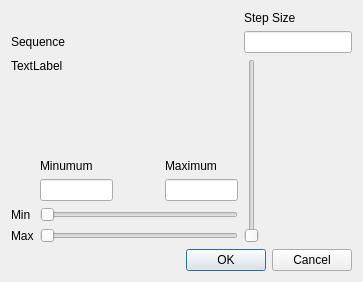
<?xml version="1.0" encoding="UTF-8"?>
<ui version="4.0">
 <class>RangeStepDlg</class>
 <widget class="QDialog" name="RangeStepDlg">
  <property name="geometry">
   <rect>
    <x>0</x>
    <y>0</y>
    <width>363</width>
    <height>282</height>
   </rect>
  </property>
  <property name="windowTitle">
   <string>Range Selection</string>
  </property>
  <layout class="QGridLayout" name="gridLayout">
   <item row="3" column="0" colspan="4">
    <widget class="QLabel" name="sequence">
     <property name="sizePolicy">
      <sizepolicy hsizetype="Preferred" vsizetype="Expanding">
       <horstretch>0</horstretch>
       <verstretch>0</verstretch>
      </sizepolicy>
     </property>
     <property name="text">
      <string>TextLabel</string>
     </property>
     <property name="alignment">
      <set>Qt::AlignLeading|Qt::AlignLeft|Qt::AlignTop</set>
     </property>
     <property name="wordWrap">
      <bool>true</bool>
     </property>
    </widget>
   </item>
   <item row="3" column="4" rowspan="5">
    <widget class="QSlider" name="stepSlider">
     <property name="orientation">
      <enum>Qt::Vertical</enum>
     </property>
    </widget>
   </item>
   <item row="4" column="1">
    <widget class="QLabel" name="label_2">
     <property name="text">
      <string>Minumum</string>
     </property>
    </widget>
   </item>
   <item row="4" column="3">
    <widget class="QLabel" name="label_3">
     <property name="text">
      <string>Maximum</string>
     </property>
    </widget>
   </item>
   <item row="5" column="1">
    <widget class="QLineEdit" name="min">
     <property name="sizePolicy">
      <sizepolicy hsizetype="Expanding" vsizetype="Fixed">
       <horstretch>5</horstretch>
       <verstretch>0</verstretch>
      </sizepolicy>
     </property>
    </widget>
   </item>
   <item row="5" column="3">
    <widget class="QLineEdit" name="max">
     <property name="sizePolicy">
      <sizepolicy hsizetype="Expanding" vsizetype="Fixed">
       <horstretch>5</horstretch>
       <verstretch>0</verstretch>
      </sizepolicy>
     </property>
    </widget>
   </item>
   <item row="7" column="1" colspan="3">
    <widget class="QSlider" name="maxSlider">
     <property name="orientation">
      <enum>Qt::Horizontal</enum>
     </property>
    </widget>
   </item>
   <item row="5" column="2">
    <spacer name="horizontalSpacer">
     <property name="orientation">
      <enum>Qt::Horizontal</enum>
     </property>
     <property name="sizeType">
      <enum>QSizePolicy::Maximum</enum>
     </property>
     <property name="sizeHint" stdset="0">
      <size>
       <width>40</width>
       <height>20</height>
      </size>
     </property>
    </spacer>
   </item>
   <item row="2" column="0" colspan="2">
    <widget class="QLabel" name="label_4">
     <property name="text">
      <string>Sequence</string>
     </property>
    </widget>
   </item>
   <item row="1" column="4">
    <widget class="QLabel" name="label">
     <property name="text">
      <string>Step Size</string>
     </property>
    </widget>
   </item>
   <item row="2" column="4">
    <widget class="QLineEdit" name="step"/>
   </item>
   <item row="6" column="1" colspan="3">
    <widget class="QSlider" name="minSlider">
     <property name="orientation">
      <enum>Qt::Horizontal</enum>
     </property>
    </widget>
   </item>
   <item row="6" column="0">
    <widget class="QLabel" name="label_5">
     <property name="text">
      <string>Min</string>
     </property>
    </widget>
   </item>
   <item row="7" column="0">
    <widget class="QLabel" name="label_6">
     <property name="text">
      <string>Max</string>
     </property>
    </widget>
   </item>
   <item row="8" column="0" colspan="5">
    <widget class="QDialogButtonBox" name="buttonBox">
     <property name="standardButtons">
      <set>QDialogButtonBox::Cancel|QDialogButtonBox::Ok</set>
     </property>
    </widget>
   </item>
  </layout>
 </widget>
 <resources/>
 <connections>
  <connection>
   <sender>buttonBox</sender>
   <signal>accepted()</signal>
   <receiver>RangeStepDlg</receiver>
   <slot>accept()</slot>
   <hints>
    <hint type="sourcelabel">
     <x>214</x>
     <y>215</y>
    </hint>
    <hint type="destinationlabel">
     <x>163</x>
     <y>233</y>
    </hint>
   </hints>
  </connection>
  <connection>
   <sender>buttonBox</sender>
   <signal>rejected()</signal>
   <receiver>RangeStepDlg</receiver>
   <slot>reject()</slot>
   <hints>
    <hint type="sourcelabel">
     <x>327</x>
     <y>214</y>
    </hint>
    <hint type="destinationlabel">
     <x>349</x>
     <y>160</y>
    </hint>
   </hints>
  </connection>
 </connections>
</ui>
